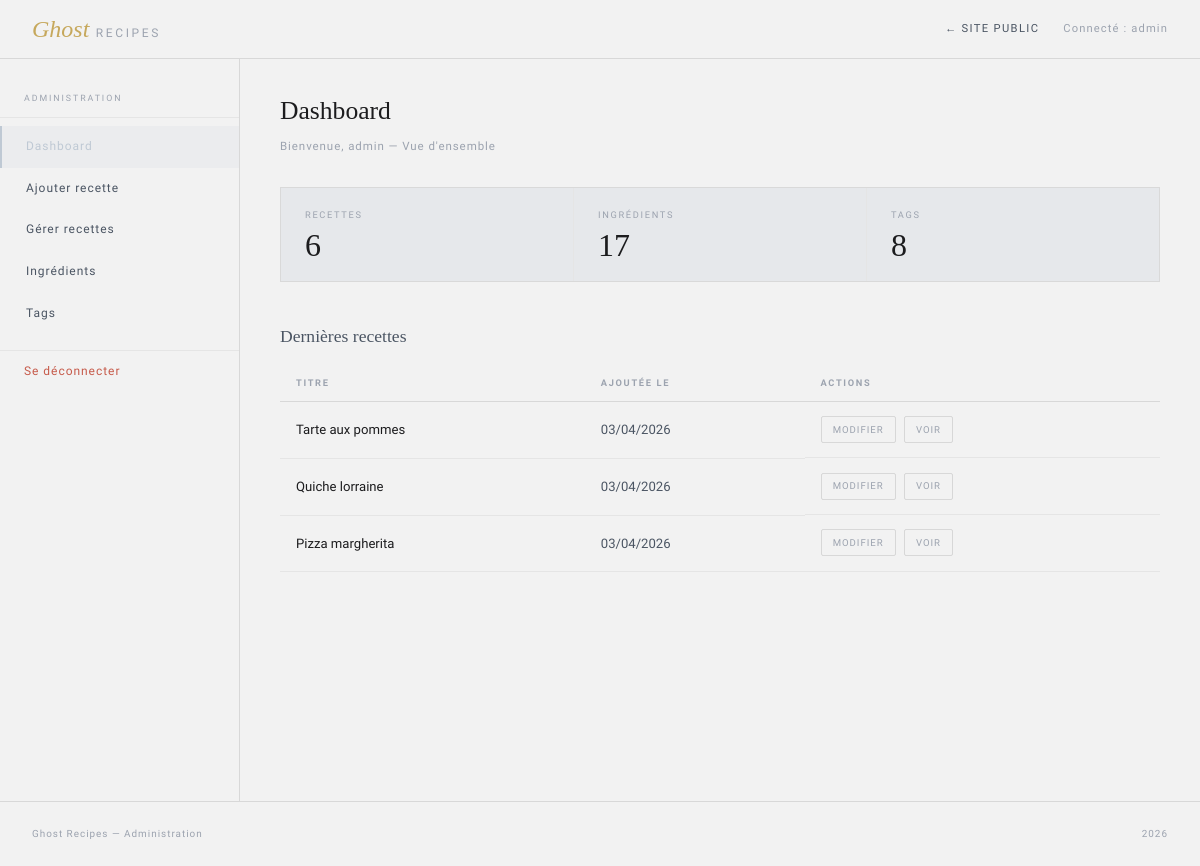
Screenshot of /admin/dashboard.php (signed in) with the database file from the repository.
### tables this page shows
CREATE TABLE recette (
    id          INT AUTO_INCREMENT PRIMARY KEY,
    titre       VARCHAR(100) NOT NULL,
    description TEXT         NOT NULL,
    photo       VARCHAR(255),               
    created_at  DATETIME DEFAULT CURRENT_TIMESTAMP,
    updated_at  DATETIME DEFAULT CURRENT_TIMESTAMP ON UPDATE CURRENT_TIMESTAMP
);

### classes/Recette.php (called while the page is built, shortened)
<?php
class Recette extends Element {
    public static function getAll($pdo) {
        $stmt = $pdo->query("SELECT * FROM recette ORDER BY created_at DESC");
        return $stmt->fetchAll(PDO::FETCH_ASSOC);
    }
}
?>

### classes/Ingredient.php (called while the page is built, shortened)
<?php
class Ingredient extends Element {
    public static function getAll($pdo) {
        $stmt = $pdo->query("SELECT * FROM ingredient ORDER BY nom");
        return $stmt->fetchAll(PDO::FETCH_ASSOC);
    }
}
?>

### classes/Tag.php (called while the page is built, shortened)
<?php
class Tag extends Element {
    public static function getAll($pdo) {
        $stmt = $pdo->query("SELECT * FROM tag ORDER BY nom");
        return $stmt->fetchAll(PDO::FETCH_ASSOC);
    }
}
?>

### admin/dashboard.php (the view, shortened to what this page needs)
<?php
require_once "../config/db.php";
require_once "../classes/Recette.php";
require_once "../classes/Ingredient.php";
require_once "../classes/Tag.php";
$nb_recettes    = count(Recette::getAll($pdo));
$nb_ingredients = count(Ingredient::getAll($pdo));
$nb_tags        = count(Tag::getAll($pdo));
$stmt = $pdo->query("SELECT * FROM recette ORDER BY created_at DESC LIMIT 3");
$dernieres = $stmt->fetchAll(PDO::FETCH_ASSOC);
require_once "header_admin.php";
?>
<h1 class="admin-title">Dashboard</h1>
<p class="admin-sub">Bienvenue, <?= htmlspecialchars($_SESSION['login']) ?> — Vue d'ensemble</p>
<div class="stat-cards">
    <div class="stat-card">
        <div class="stat-card-label">Recettes</div>
        <div class="stat-card-val"><?= $nb_recettes ?></div>
    </div>
    <div class="stat-card">
        <div class="stat-card-label">Ingrédients</div>
        <div class="stat-card-val"><?= $nb_ingredients ?></div>
    </div>
    <div class="stat-card">
        <div class="stat-card-label">Tags</div>
        <div class="stat-card-val"><?= $nb_tags ?></div>
    </div>
</div>
<h2 style="font-family:'Playfair Display',serif; font-weight:400; font-size:1.1rem; margin-bottom:1rem; color:var(--text2);">
    Dernières recettes
</h2>
<table class="recipe-table">
    <thead>
        <tr>
            <th>Titre</th>
            <th>Ajoutée le</th>
            <th>Actions</th>
        </tr>
    </thead>
    <tbody>
        <?php foreach ($dernieres as $r): ?>
        <tr>
            <td class="td-title"><?= htmlspecialchars($r['titre']) ?></td>
            <td><?= date('d/m/Y', strtotime($r['created_at'])) ?></td>
            <td class="table-actions">
                <a href="edit_recette.php?id=<?= $r['id'] ?>" class="tbl-btn">Modifier</a>
                <a href="../recette.php?id=<?= $r['id'] ?>" class="tbl-btn" target="_blank">Voir</a>
            </td>
        </tr>
        <?php endforeach; ?>
    </tbody>
</table>
<?php require_once "footer_admin.php"; ?>

### public/css/style.css (style rules this page uses)
:root { --bg: #F2F2F2; --bg2: #E6E8EB; --bg3: #DDE3EA; --surface: #FFFFFF; --surface2: #F7F7F8; --border: rgba(30, 30, 30, 0.06); --border2: rgba(30, 30, 30, 0.12); --text: #1C1C1E; --text2: #4B5563; --text3: #9CA3AF; --rose: #BFC9D4; --rose2: #94A3B8; --rose-bg: rgba(191, 201, 212, 0.15); --gold: #C6A85C; --gold2: #A88C3F; --gold-bg: rgba(198, 168, 92, 0.12); --red: #C65A4A; --red-bg: rgba(198, 90, 74, 0.12); --green: #5F8F7B; --green-bg: rgba(95, 143, 123, 0.12); }
* { box-sizing: border-box; margin: 0; padding: 0; }
body { background: var(--bg); color: var(--text); font-family: 'Source Sans 3', sans-serif; font-weight: 300; line-height: 1.6; min-height: 100vh; }
a { text-decoration: none; color: inherit; }
.admin-title { font-family: 'Playfair Display', serif; font-size: 1.6rem; font-weight: 400; margin-bottom: 0.3rem; }
.admin-sub { font-size: 0.72rem; color: var(--text3); letter-spacing: 0.08em; margin-bottom: 2rem; }
.stat-cards { display: grid; grid-template-columns: repeat(3, 1fr); gap: 1px; background: var(--border); border: 1px solid var(--border); margin-bottom: 2.5rem; }
.stat-card { background: var(--bg2); padding: 1.25rem 1.5rem; }
.stat-card-label { font-size: 0.58rem; letter-spacing: 0.18em; text-transform: uppercase; color: var(--text3); margin-bottom: 0.4rem; }
.stat-card-val { font-family: 'Playfair Display', serif; font-size: 2rem; color: var(--text); line-height: 1; }
.recipe-table { width: 100%; border-collapse: collapse; }
.recipe-table th { font-size: 0.58rem; letter-spacing: 0.18em; text-transform: uppercase; color: var(--text3); text-align: left; padding: 0.6rem 1rem; border-bottom: 1px solid var(--border2); }
.recipe-table td { padding: 0.9rem 1rem; border-bottom: 1px solid var(--border); font-size: 0.82rem; color: var(--text2); vertical-align: middle; }
.td-title { font-size: 0.95rem; color: var(--text) !important; }
.table-actions { display: flex; gap: 0.5rem; }
.tbl-btn { font-size: 0.6rem; letter-spacing: 0.1em; text-transform: uppercase; padding: 0.3rem 0.7rem; border: 1px solid var(--border2); border-radius: 2px; color: var(--text3); }
.recipe-card, .tag-btn, .tbl-btn, .btn, .login-btn, .search-wrap input, .hero-search input, .form-input, .form-textarea, .form-select { transition: all 0.2s ease; }

### rows the page displays
recette: titre "Tarte aux pommes", created_at "03/04/2026"
recette: titre "Quiche lorraine", created_at "03/04/2026"
recette: titre "Pizza margherita", created_at "03/04/2026"

### other values shown
$_SESSION['login'] "admin"
$nb_recettes "6"
$nb_ingredients "17"
$nb_tags "8"
